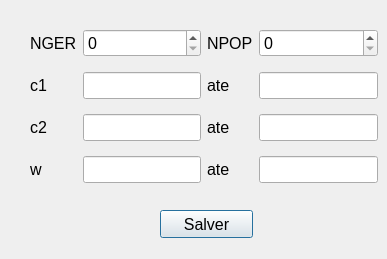
<?xml version="1.0" encoding="UTF-8"?>
<ui version="4.0">
 <class>Dialog</class>
 <widget class="QDialog" name="Dialog">
  <property name="geometry">
   <rect>
    <x>0</x>
    <y>0</y>
    <width>387</width>
    <height>259</height>
   </rect>
  </property>
  <property name="windowTitle">
   <string>Dialog</string>
  </property>
  <widget class="QPushButton" name="pushButton_salva">
   <property name="geometry">
    <rect>
     <x>160</x>
     <y>210</y>
     <width>93</width>
     <height>28</height>
    </rect>
   </property>
   <property name="font">
    <font>
     <pointsize>12</pointsize>
    </font>
   </property>
   <property name="text">
    <string>Salver</string>
   </property>
  </widget>
  <widget class="QWidget" name="gridLayoutWidget">
   <property name="geometry">
    <rect>
     <x>30</x>
     <y>20</y>
     <width>348</width>
     <height>174</height>
    </rect>
   </property>
   <property name="font">
    <font>
     <pointsize>12</pointsize>
    </font>
   </property>
   <layout class="QGridLayout" name="gridLayout">
    <item row="3" column="1">
     <widget class="QLineEdit" name="lineEdit_w_in">
      <property name="font">
       <font>
        <pointsize>12</pointsize>
       </font>
      </property>
     </widget>
    </item>
    <item row="1" column="1">
     <widget class="QLineEdit" name="lineEdit_c1_in">
      <property name="font">
       <font>
        <pointsize>12</pointsize>
       </font>
      </property>
     </widget>
    </item>
    <item row="2" column="3">
     <widget class="QLineEdit" name="lineEdit_c2_fi">
      <property name="font">
       <font>
        <pointsize>12</pointsize>
       </font>
      </property>
     </widget>
    </item>
    <item row="0" column="3">
     <widget class="QSpinBox" name="spinBox_3">
      <property name="font">
       <font>
        <pointsize>12</pointsize>
       </font>
      </property>
     </widget>
    </item>
    <item row="1" column="3">
     <widget class="QLineEdit" name="lineEdit_c1_fi">
      <property name="font">
       <font>
        <pointsize>12</pointsize>
       </font>
      </property>
     </widget>
    </item>
    <item row="3" column="0">
     <widget class="QLabel" name="label_8">
      <property name="font">
       <font>
        <pointsize>12</pointsize>
       </font>
      </property>
      <property name="text">
       <string>w</string>
      </property>
     </widget>
    </item>
    <item row="2" column="0">
     <widget class="QLabel" name="label_4">
      <property name="font">
       <font>
        <pointsize>12</pointsize>
       </font>
      </property>
      <property name="text">
       <string>c2</string>
      </property>
     </widget>
    </item>
    <item row="0" column="1">
     <widget class="QSpinBox" name="spinBox_nger">
      <property name="font">
       <font>
        <pointsize>12</pointsize>
       </font>
      </property>
     </widget>
    </item>
    <item row="0" column="0">
     <widget class="QLabel" name="label">
      <property name="font">
       <font>
        <pointsize>12</pointsize>
       </font>
      </property>
      <property name="text">
       <string>NGER</string>
      </property>
     </widget>
    </item>
    <item row="2" column="1">
     <widget class="QLineEdit" name="lineEdit_c2_in">
      <property name="font">
       <font>
        <pointsize>12</pointsize>
       </font>
      </property>
     </widget>
    </item>
    <item row="0" column="2">
     <widget class="QLabel" name="npop">
      <property name="font">
       <font>
        <pointsize>12</pointsize>
       </font>
      </property>
      <property name="text">
       <string>NPOP</string>
      </property>
     </widget>
    </item>
    <item row="3" column="3">
     <widget class="QLineEdit" name="lineEdit_w_fin">
      <property name="font">
       <font>
        <pointsize>12</pointsize>
       </font>
      </property>
     </widget>
    </item>
    <item row="1" column="0">
     <widget class="QLabel" name="label_3">
      <property name="font">
       <font>
        <pointsize>12</pointsize>
       </font>
      </property>
      <property name="text">
       <string>c1</string>
      </property>
     </widget>
    </item>
    <item row="1" column="2">
     <widget class="QLabel" name="label_5">
      <property name="font">
       <font>
        <pointsize>12</pointsize>
       </font>
      </property>
      <property name="text">
       <string>ate</string>
      </property>
     </widget>
    </item>
    <item row="2" column="2">
     <widget class="QLabel" name="label_6">
      <property name="font">
       <font>
        <pointsize>12</pointsize>
       </font>
      </property>
      <property name="text">
       <string>ate</string>
      </property>
     </widget>
    </item>
    <item row="3" column="2">
     <widget class="QLabel" name="label_7">
      <property name="font">
       <font>
        <pointsize>12</pointsize>
       </font>
      </property>
      <property name="text">
       <string>ate</string>
      </property>
     </widget>
    </item>
   </layout>
  </widget>
 </widget>
 <resources/>
 <connections/>
</ui>
